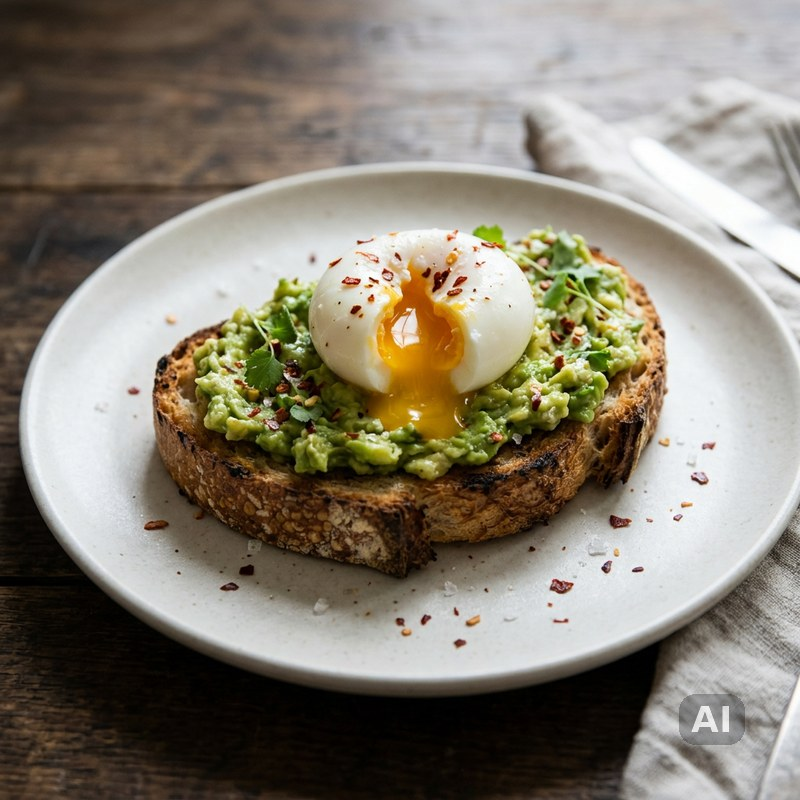
#> input picture web/dishes/avocado-toast.jpg, 800 x 800 px
$ python ai_mark.py ../../web/dishes/avocado-toast.jpg ../../web/dishes/bacon-cheeseburger.jpg
#> lines starting #> are read from the running program, lines starting #| are printed output that depends on the picture
"""Adds Dishcover's small see-through "AI" mark to the bottom-right corner of a generated dish photo.

    python3 ai_mark.py in.png out.jpg
"""
import sys
from PIL import Image, ImageDraw, ImageFont

src, dst = sys.argv[1], sys.argv[2]
img = Image.open(src).convert("RGB").resize((800, 800), Image.LANCZOS)
#> img is the input picture: PIL image 800x800 RGB; mean R, G, B 134.7, 127.3, 113.7
layer = Image.new("RGBA", img.size, (0, 0, 0, 0))
#> layer: PIL image 800x800 RGBA; every value is 0
d = ImageDraw.Draw(layer)
size = img.width // 22
#> size = 36
try:
    font = ImageFont.truetype("/usr/share/fonts/truetype/dejavu/DejaVuSans-Bold.ttf", size)
except OSError:
    font = ImageFont.load_default()
pad = size // 3
#> pad = 12
box = d.textbbox((0, 0), "AI", font=font)
#> box = (0, 8, 41, 34)
w, h = box[2] - box[0] + pad * 2, box[3] - box[1] + pad * 2
#> w = 65; h = 50
# Kept well inside the edge so square crops in the app never cut it off.
m = int(img.width * 0.07)
#> m = 56
x, y = img.width - w - m, img.height - h - m
#> x = 679; y = 694
d.rounded_rectangle((x, y, x + w, y + h), radius=h // 3, fill=(0, 0, 0, 70))
d.text((x + pad - box[0], y + pad - box[1]), "AI", font=font, fill=(255, 255, 255, 150))
Image.alpha_composite(img.convert("RGBA"), layer).convert("RGB").save(dst, quality=88)
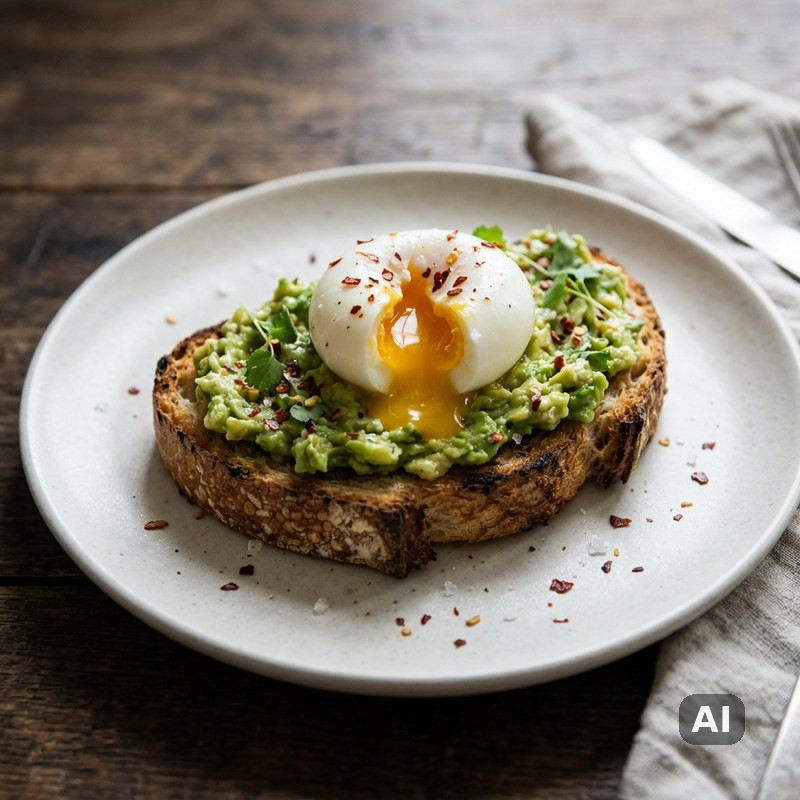
#> saved as bacon-cheeseburger.jpg: PIL image 800x800 RGB; mean R, G, B 134.6, 127.2, 113.6
